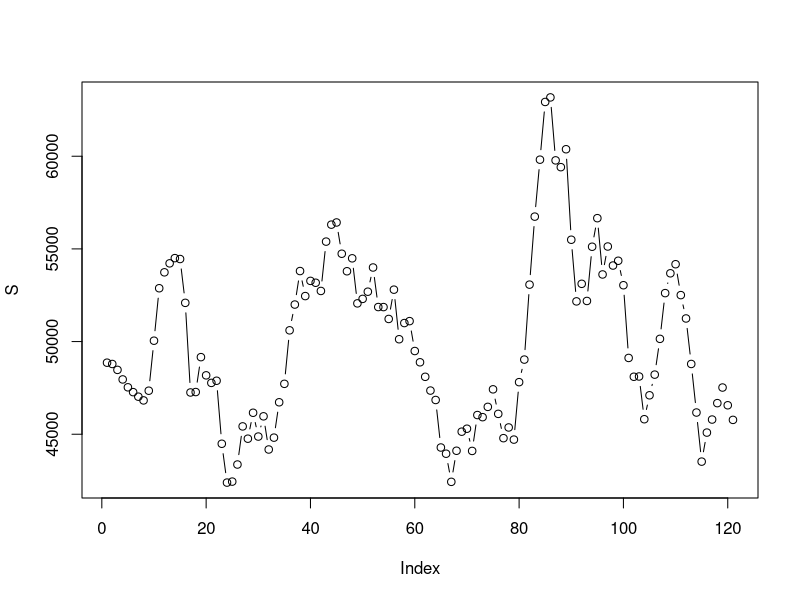
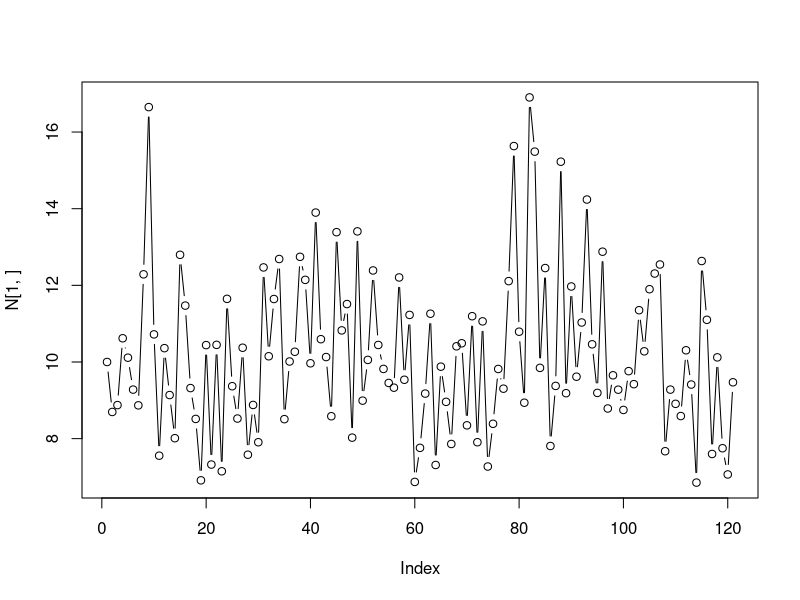
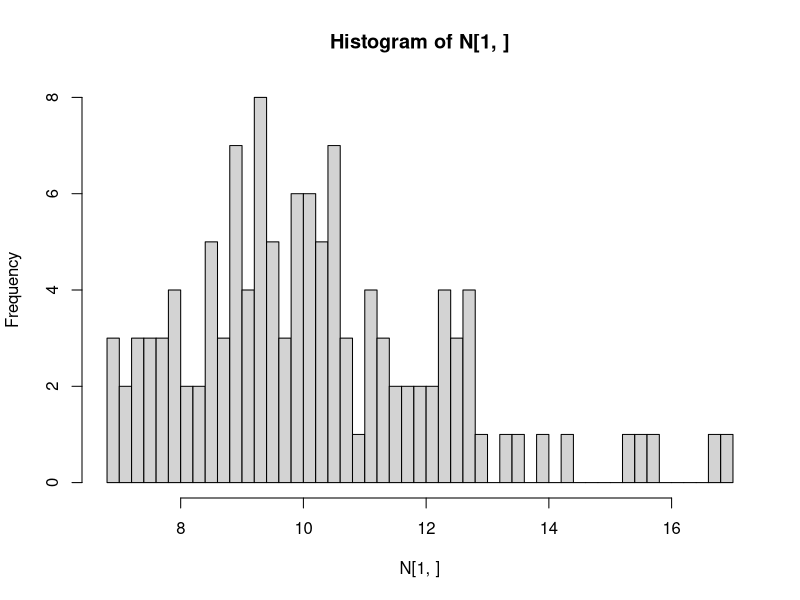

The R script that drew these images, in order:






#AFI34806: Modelling Marine Socio-ecological systems

#title: Group work: North Sea Flatfish
#group 3
#authors: Eden Baas, Eline van Gelderen & Manu Krishnadath 
#date: 03/02/2026

### 1) Load packages





## 2.1) Add density-dependent growth to the model with the von Bertalanffy Growth curve

Lasym <- 100   #asympotic length (cm) for plaice
k     <- 0.2   #growth coefficient
t0    <- 0     #theoretical age at zero length

a <- 0.009
b <- 3

# Length-at-age
F_vonBertalanffy <-
  function(age, k) {
    Lasym*(1-exp(-k*(age-t0)))
  }

# Weight-at-age (standard fish allometry: W = a*L^b)
F_LengthWeight <- 
  function(L) {
    a*L^b
  }

#Density-dependent growth: adjust k by total biomass
k_eff <- 
  function(B) {
    k*exp(-0.002*B)
  }


# Biomass growth / recruitment
growthRate         <- 0.1  # Maximum growth rate
maximumStock       <- 100  # Carrying capacity
S_Lim              <- 30   # Threshold escapement
standardDeviation  <- 0.2  # St dev of disturbance term: low to reduce environmental noise

F_BiomassGrowth <-
  function(S) {
    r <- rep(growthRate,length(S))
    # In those instances where S < S_Lim, the grow rate is proportional to escapement
    r[S<S_Lim] <- (growthRate/S_Lim)*S[S<S_Lim]
    # Next year's biomass is equal to:
    Bnext = S + r*S*(1-S/maximumStock)*
      rlnorm(1, meanlog = 0, sdlog = standardDeviation)
    #Biological safeguard, so Bnext > 0 
    Bnext <- pmax(Bnext, 0.01)
    return(Bnext)
  }




ages          <- 1:8     #10 population age classes 
years         <- 1980:2100
N             <- matrix(NA,nrow=length(ages), ncol=length(years))
row.names(N)  <- paste0("age", ages)
colnames(N)   <- paste0(" ", years)
R             <- 10
M             <- 0.15
F             <- 0.1      #later F=q*effort
N[,1]         <- 10 * exp(-(F+M) * (ages - 1))   # declining age structure

# Inital biomass matrix
biomass <- matrix(NA,nrow=length(ages), ncol=length(years))
wts <- F_LengthWeight(F_vonBertalanffy(ages, k)) # Initial weights
biomass[,1] <- N[,1]*wts




# Yearly biomass loop
for(ii in 2:length(years)){
  #calcuate N from previous, takes two steps: add recruitment (age 1), have mortality for other ages
  N[1,ii] <-  R*  rlnorm(1, meanlog = 0, sdlog = standardDeviation)
  N[2: length(ages),ii] <- N[1:(length(ages)-1),ii-1] * exp(- (F +  M))
  
  
  #now calculate biomass
  biomass[,ii] <- N[,ii] * wts
  
  # Survival of older ages (result of natural mortality and fishing)
  for(aa in 2:length(ages))
    N[aa,ii] <- N[aa-1,ii-1]*exp(-(M + F))
  
}

#calculate unstructured biomass per year
S  <- apply(biomass, 2, "sum")
plot(S, type="b")
plot(N[1,], type="b")
hist(N[1,],50)


#Nog niet echt iets mee gedaan:
# Set the number of licences under TAC
F_MNG_propRule <-
  function(B){
    # In principle the number of licenses is high
    Q <- rep(Q_High,length(B))
    # When B < B_Trigger, the number of licenses is low
    Q[B<=B_Trigger] <- Q_Low
  }

Q_High             <- Inf    # Number of licenses if B > B_Trigger
B_Trigger          <- 0      # Precautionary biomass
Q_Low              <- Inf    # Number of licenses if B <= B_Trigger


# 4) Fishing behaviour
F_FLT_entryExit_C <-
  function(B,E,R,Q) {
    # Effort changes according to last year's rents
    out_effort                 <- E+entryExitParm*R
    # 1. If no effort last year -> effort = 'entryFromZero'
    out_effort[E == 0]         <- entryFromZero
    # 2. If effort is negative -> set E=0
    out_effort[out_effort<0]   <- 0
    # 3. If effort > licenses -> set effort = licenses
    out_effort[out_effort>Q] <- Q[out_effort>Q]
    return(out_effort)
  }

entryFromZero       <- 10
entryExitParm       <- 0.5



#### Last cleaned up version of Chatgpt:

# -------------------------------
# 1) Parameters
# -------------------------------
ages        <- 1:10
years       <- 1980:2030
n_ages      <- length(ages)
n_years     <- length(years)

# Initial population
N <- matrix(NA, nrow=n_ages, ncol=n_years)
row.names(N) <- paste0("age", ages)
colnames(N) <- years

N[,1] <- 10 * exp(-0.5 * (ages-1))  # declining initial age structure

# Von Bertalanffy growth
Lasym <- 100   # cm
k_base <- 0.2
t0 <- 0

# Weight-at-age
a <- 0.01
b <- 3

# Mortality
M <- 0.1
F <- 0.1

# Density-dep growth
k_eff <- function(B){
  k_min <- 0.05
  k_adj <- k_base * exp(-0.002 * B)
  return(max(k_adj, k_min))
}

# Weight-at-age function
F_vonBertalanffy <- function(age, k){
  Lasym * (1 - exp(-k * (age - t0)))
}

F_LengthWeight <- function(L){
  a * L^b
}

# Biomass growth function
growthRate        <- 0.1
maximumStock      <- 100
standardDeviation <- 0.2

F_BiomassGrowth <- function(S){
  growth_term <- growthRate * S * (1 - S / maximumStock)
  growth_term <- max(growth_term, 0)
  Bnext <- S + growth_term * rlnorm(1, meanlog=0, sdlog=standardDeviation)
  Bnext <- max(Bnext, 0.01)
  return(Bnext)
}

# Recruitment scaling
recruitment_scale <- 0.1
recruitment_max   <- 500

# -------------------------------
# 2) Initialize biomass matrix
# -------------------------------
biomass <- matrix(NA, nrow=n_ages, ncol=n_years)
wts <- F_LengthWeight(F_vonBertalanffy(ages, k_base))
biomass[,1] <- N[,1] * wts

# -------------------------------
# 3) Yearly loop
# -------------------------------
for(ii in 2:n_years){
  
  # Total biomass previous year
  S_prev <- sum(biomass[,ii-1], na.rm=TRUE)
  S_prev <- min(S_prev, maximumStock)  # cap at carrying capacity
  
  # Density-dependent growth
  k_year <- k_eff(S_prev)
  
  # Update weight-at-age
  wts <- F_LengthWeight(F_vonBertalanffy(ages, k_year))
  
  # Biomass last year at current weights
  biomass_prev <- N[,ii-1] * wts
  
  # Biomass growth
  B_next <- F_BiomassGrowth(sum(biomass_prev))
  
  # Recruitment (age-1)
  recruit <- recruitment_scale * B_next / sum(wts)
  recruit <- max(min(recruit, recruitment_max), 0.01)
  N[1,ii] <- recruit
  
  # Survival of older ages
  for(aa in 2:n_ages){
    N[aa,ii] <- N[aa-1,ii-1] * exp(-(M + F))
  }
  
  # Update biomass matrix
  biomass[,ii] <- N[,ii] * wts
}

# -------------------------------
# 4) Quick check
# -------------------------------
head(N)
head(biomass)
